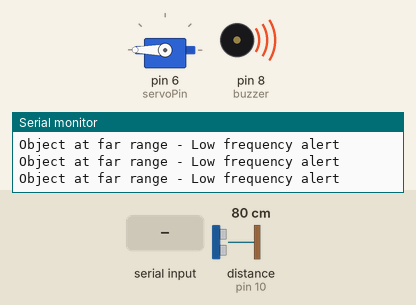
Bench run of a sketch on a simulated Arduino Uno, built with avr-gcc and run on an emulated ATmega328P. On the bench: servo, buzzer (waves = sounding), the last lines printed to the serial monitor. Wiring (inferred from the names in the program): ultrasonic range finder: trigger pin 9; echo pin 10. The test bench sets the inputs (shaded band); at power-on: distance to the obstacle (sensor on pin 10) 80 cm. The echo pulse lasts 58.3 µs per cm.

Above: at 1.26 s.
1.3 s: distance to the obstacle (sensor on pin 10) set to 65 cm
4.3 s: distance to the obstacle (sensor on pin 10) set to 58 cm
At 4.4 s:
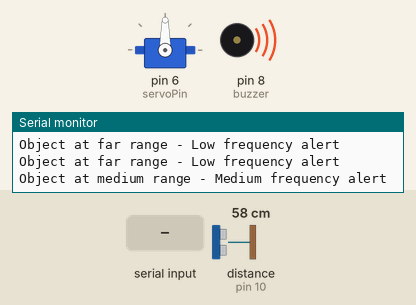
7.3 s: distance to the obstacle (sensor on pin 10) set to 33 cm
At 7.42 s:
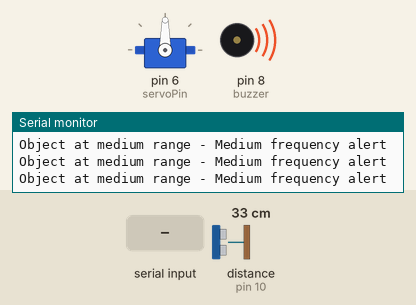
10.3 s: distance to the obstacle (sensor on pin 10) set to 29 cm
At 10.41 s:
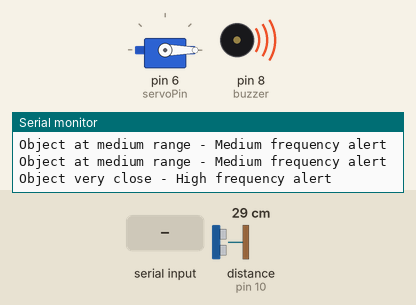
13.3 s: "D" received over Serial
At 14.4 s:
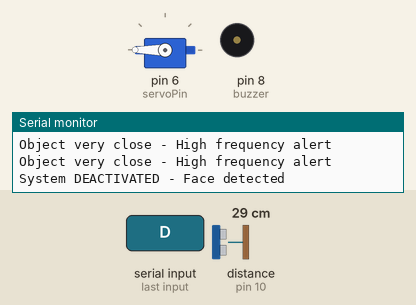
14.8 s: "A" received over Serial
At 15.0 s:
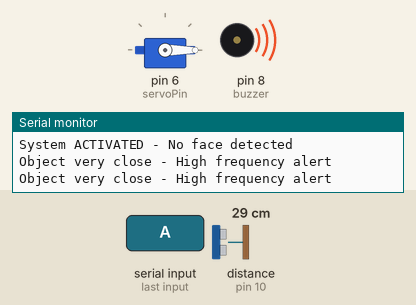
Timing chart, 0 to 17.8 s (numbered marks = the images above; inputs shaded):
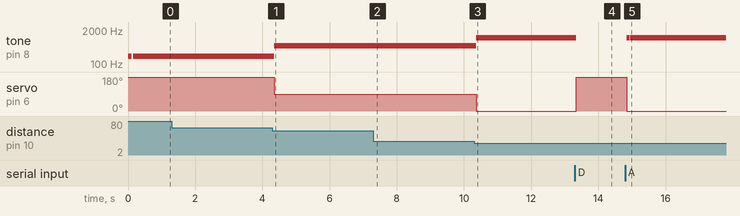

The sketch:

main-uno.ino
```cpp
#include <Servo.h>

#define echoPin 10
#define trigPin 9
const int buzzer = 8;
const int servoPin = 6;

// Servo positions
const int SERVO_LOCKED_POS = 0;    // Position when door is locked
const int SERVO_HALFLOCKED_POS = 90;
const int SERVO_UNLOCKED_POS = 180; // Default/unlocked position
const int SERVO_IDLE_AWAY_POS = 180; // Position when no object is near and door is unlocked

// Distance thresholds
const int NEAR_DISTANCE = 30;     // Near distance threshold (cm)
const int MID_DISTANCE = 60;      // Mid distance threshold (cm)
const int FAR_DISTANCE = 100;     // Far distance threshold (cm)

// Buzzer frequencies for different distances
const int NEAR_FREQ = 1000;
const int MID_FREQ = 500;
const int FAR_FREQ = 200;

long duration;
int distance;
Servo myServo;
boolean systemActive = true;  // System starts in active state

void setup() {
  pinMode(trigPin, OUTPUT);
  pinMode(echoPin, INPUT);
  pinMode(buzzer, OUTPUT);

  myServo.attach(servoPin);
  myServo.write(SERVO_UNLOCKED_POS);

  Serial.begin(9600);
  Serial.println("Smart Door Security System Initialized");
  Serial.println("System current state: ACTIVE");
}

void loop() {
  // Check for serial commands
  if (Serial.available() > 0) {
    char command = Serial.read();
    if (command == 'D') {  // Deactivate
      systemActive = false;
      myServo.write(SERVO_UNLOCKED_POS);
      noTone(buzzer);
      Serial.println("System DEACTIVATED - Face detected");
    }
    else if (command == 'A') {  // Activate
      systemActive = true;
      Serial.println("System ACTIVATED - No face detected");
    }
  }

  // Only process distance and activate servo/buzzer if system is active
  if (systemActive) {
    // Measure distance
    digitalWrite(trigPin, LOW);
    delayMicroseconds(2);
    digitalWrite(trigPin, HIGH);
    delayMicroseconds(10);
    digitalWrite(trigPin, LOW);

    duration = pulseIn(echoPin, HIGH);
    distance = duration * 0.034 / 2;

    // Debug distance (uncomment if needed)
    // Serial.print("Distance: ");
    // Serial.print(distance);
    // Serial.println(" cm");

    // Handle different distance ranges with variable buzzer frequencies
    if (distance <= NEAR_DISTANCE) {
      tone(buzzer, NEAR_FREQ, 100);
      myServo.write(SERVO_LOCKED_POS);
      Serial.println("Object very close - High frequency alert");
    }
    else if (distance <= MID_DISTANCE) {
      tone(buzzer, MID_FREQ, 100);
      myServo.write(SERVO_HALFLOCKED_POS);
      Serial.println("Object at medium range - Medium frequency alert");
    }
    else if (distance <= FAR_DISTANCE) {
      tone(buzzer, FAR_FREQ, 100);
      myServo.write(SERVO_UNLOCKED_POS);
      Serial.println("Object at far range - Low frequency alert");
    }
    else {
      noTone(buzzer);
      myServo.write(SERVO_IDLE_AWAY_POS);
    }
  }

  delay(100);  // Small delay for stability
}
```

Measured:
- the behaviour switches between 62 and 61 cm on distance to the obstacle (sensor on pin 10) (found by bisection; images 0 and 1)
- the behaviour switches between 32 and 31 cm on distance to the obstacle (sensor on pin 10) (found by bisection; images 2 and 3)
- after the input at 4.3 s, tone on pin 8 (buzzer): 200 Hz → 500 Hz after 0.05 s; servo on pin 6 (servoPin): 180° → 90° after 0.05 s
- after the input at 7.3 s, tone on pin 8 (buzzer): stays 500 Hz (without the input it goes to silent after 3.0 s)
- after the input at 10.3 s, tone on pin 8 (buzzer): 500 Hz → 1000 Hz after 0.06 s; servo on pin 6 (servoPin): 90° → 0° after 0.06 s
- after the input at 13.3 s, tone on pin 8 (buzzer): 1000 Hz → silent at once; servo on pin 6 (servoPin): 0° → 180° at once
- after the input at 14.8 s, tone on pin 8 (buzzer): silent → 1000 Hz at once, → silent 0.10 s later, → 1000 Hz 0.01 s later; servo on pin 6 (servoPin): 180° → 0° after 0.05 s
